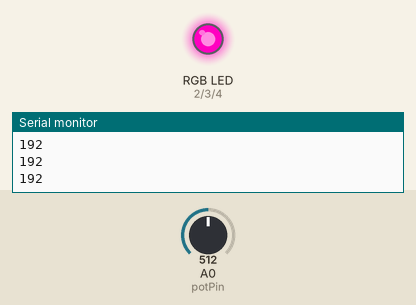
Simulated run of this sketch. Board: Arduino Mega 2560, built with avr-gcc and run on an emulated ATmega2560. Shown: an RGB LED mixed from three pins (HIGH = lit), the last lines printed to the serial monitor. The test bench sets the inputs (shaded band); at power-on: A0 (potPin) = 512.

Above: at 1.2 s.
1.3 s: A0 (potPin) set to 716
At 2.2 s:
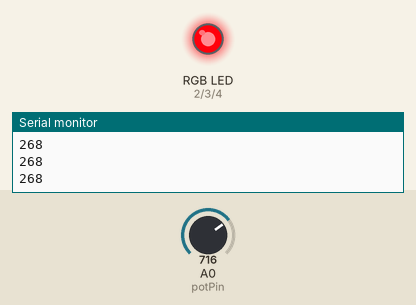
2.8 s: A0 (potPin) set to 900
At 3.3 s:
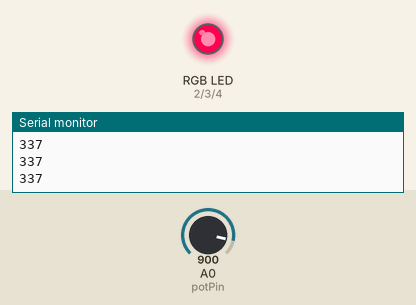
4.3 s: A0 (potPin) set to 0
At 5.5 s:
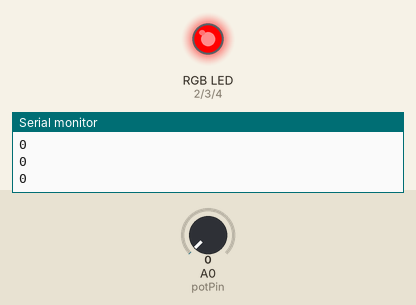
Timing chart, 0 to 7.3 s (numbered marks = the images above; inputs shaded):
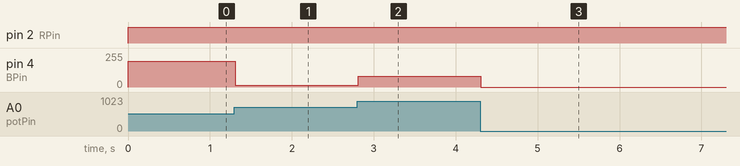

Measured:
- after the input at 1.3 s, pin 4 (BPin): 192/255 → 12/255 at once
- after the input at 2.8 s, pin 4 (BPin): 12/255 → 81/255 at once
- after the input at 4.3 s, pin 4 (BPin): 81/255 → 0/255 at once

The sketch:

Ex8.ino
```cpp
// note that we use an arduino mega

/*
Exercise 1
Questions:
 * 8a:
   My potentiometer goes from 0 to 679 with analogRead, which makes sense, as the analogRead function utulizes the inbuild ADC
   and therefore outputs a number from 0-1023, with 0 being equal to 0V and 1023 being equal to 5V.
   Taking ( 5V/1023 ) * 679 = 3.3V

 * 8b:
   As I said in the above answer, the maximum voltage is 5V.

 * 8c:
   Theoretically 3.3V should be over the poteniometer when it is turned to 679, but, my multimeter said 3V. It should be stated, however,
   that my multimeter is very old.

 * 8d:
   It then uses the onboard LED.

 * 8e:
   See video

*/

const uint8_t potPin = 54; //e.g. D6
const uint8_t RPin = 2;
const uint8_t GPin = 3;
const uint8_t BPin = 4;


void setup() {
  // put your setup code here, to run once:
  Serial.begin(115200);
  pinMode(potPin, INPUT);
  pinMode(RPin, OUTPUT);
  pinMode(GPin, OUTPUT);
  pinMode(BPin, OUTPUT);

}

void loop() {
  // put your main code here, to run repeatedly:

  float voltage = analogRead(potPin) * (5 / 1023.0);

  int pinVal = map(analogRead(potPin), 0, 679, 0, 255); // map it from 0-255 instead of 0-1023
  Serial.println(pinVal);
  analogWrite(RPin, 255);
  analogWrite(GPin, 0);
  analogWrite(BPin, pinVal);

  delay(10);

}
```
